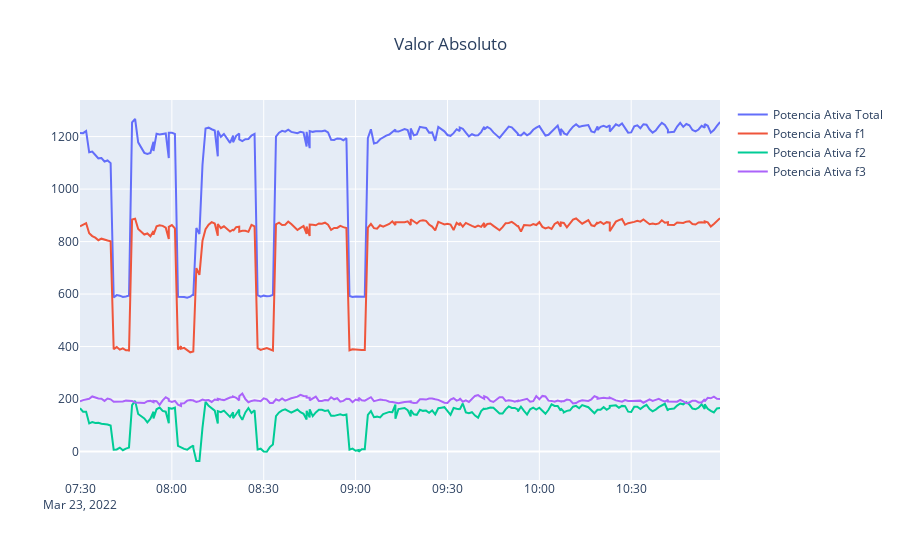

The cell this chart's notebook holds for it:
### Code cell
title = 'Valor Absoluto'
val_total = 'potencia_ativa_total W'
fase_1 = 'potencia_ativa_f1 W'
fase_2 = 'potencia_ativa_f2 W'
fase_3 = 'potencia_ativa_f3 W'
name = 'Potencia Ativa'
fig1 = go.Figure(data=go.Scatter(x=df2.DATA, y=df2[val_total], mode='lines', name=name+' Total'))
fig2 = go.Figure(data=go.Scatter(x=df2.DATA, y=df2[fase_1], mode='lines', name=name+' f1'))
fig3 = go.Figure(data=go.Scatter(x=df2.DATA, y=df2[fase_2], mode='lines', name=name+' f2'))
fig4 = go.Figure(data=go.Scatter(x=df2.DATA, y=df2[fase_3], mode='lines', name=name+' f3'))

#title = 'Valor Porcentual'
#fig1 = go.Figure(data=go.Scatter(x=df2.DATA, y=100*df2['potencia_ativa_f1 W']/df2['potencia_ativa_total W'], mode='lines', name='Potencia Ativa f1'))
#fig2 = go.Figure(data=go.Scatter(x=df2.DATA, y=100*df2['potencia_ativa_f2 W']/df2['potencia_ativa_total W'], mode='lines', name='Potencia Ativa f2'))
#fig3 = go.Figure(data=go.Scatter(x=df2.DATA, y=100*df2['potencia_ativa_f3 W']/df2['potencia_ativa_total W'], mode='lines', name='Potencia Ativa f3'))

fig = go.Figure(data=fig1.data+fig2.data+fig3.data+fig4.data)
fig.update_layout(
    title=dict(text=title, x=0.5, xanchor='center')
)
fig.show()

### Figure 1 — Plotly figure (JSON) as saved in the notebook; plotly's stock layout.template omitted (floating-point values rounded to 4 significant figures; data arrays with more than 128 entries replaced by an {"elided": "..."} marker saying what was removed)
{"data": [{"mode": "lines", "name": "Potencia Ativa Total", "type": "scatter", "x": {"elided": "271 str values"}, "y": {"elided": "271 int values"}}, {"mode": "lines", "name": "Potencia Ativa f1", "type": "scatter", "x": {"elided": "271 str values"}, "y": {"elided": "271 int values"}}, {"mode": "lines", "name": "Potencia Ativa f2", "type": "scatter", "x": {"elided": "271 str values"}, "y": {"elided": "271 int values"}}, {"mode": "lines", "name": "Potencia Ativa f3", "type": "scatter", "x": {"elided": "271 str values"}, "y": {"elided": "271 int values"}}], "layout": {"title": {"text": "Valor Absoluto", "x": 0.5, "xanchor": "center"}}}
